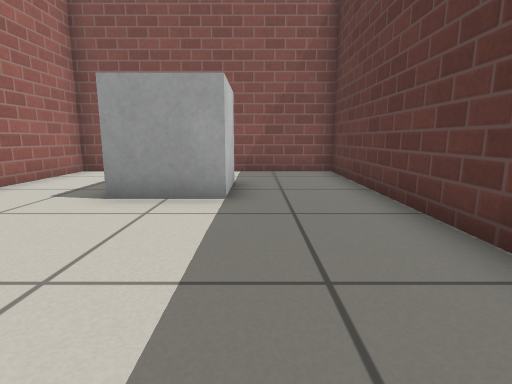
view 1 (above)

18 first-person views from a walk through a world built for the Gazebo simulator. The camera is 0.5 m above the floor, tilts 10° down and sees 80° across. The floor is counted in squares, 0.5 m on a side. Each view is taken from the middle of a square. On the plan, view 1 faces up. The plan holds only what a view shows up to about 12 squares ahead; the rest is blank. Simple patterns stand in for the simulator's built-in surfaces.

view 2
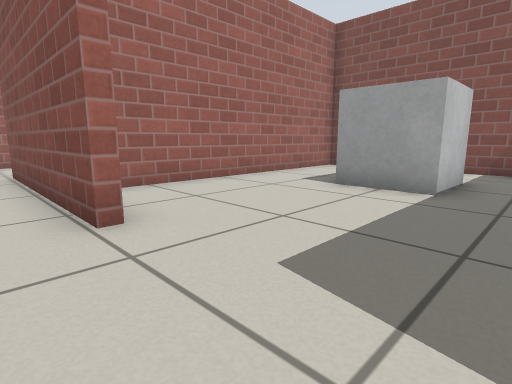

view 3
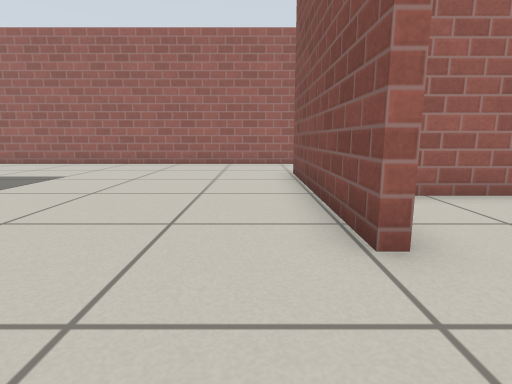

view 4
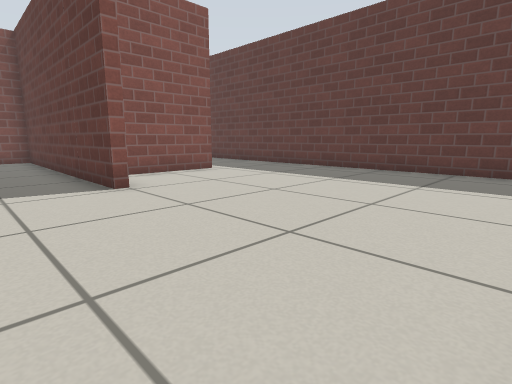

view 5
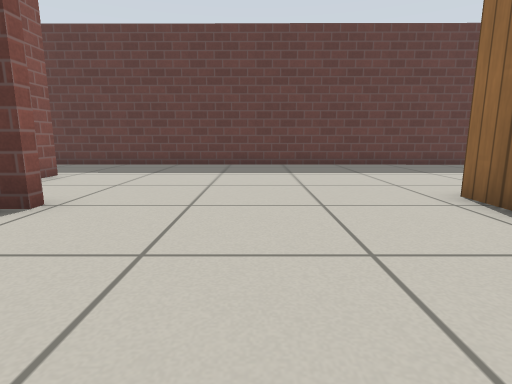

view 6
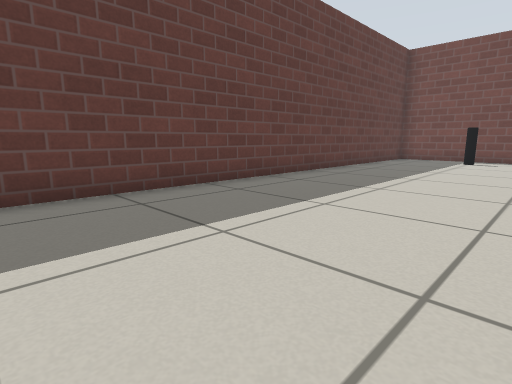

view 7
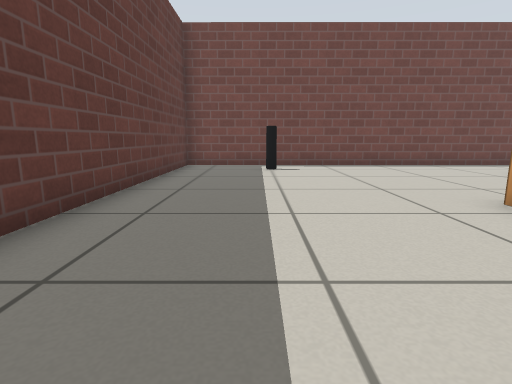

view 8
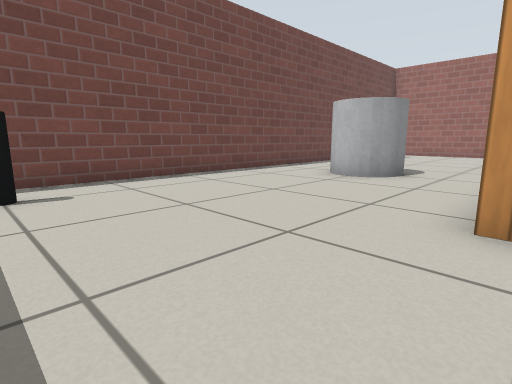

view 9
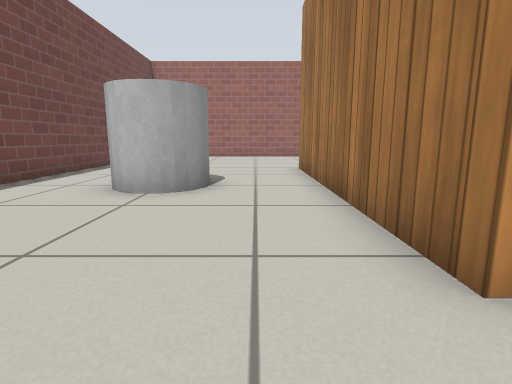

view 10
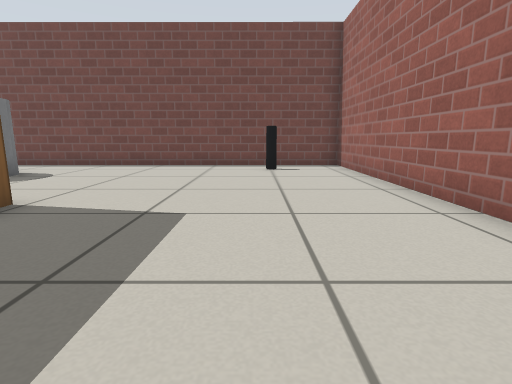

view 11
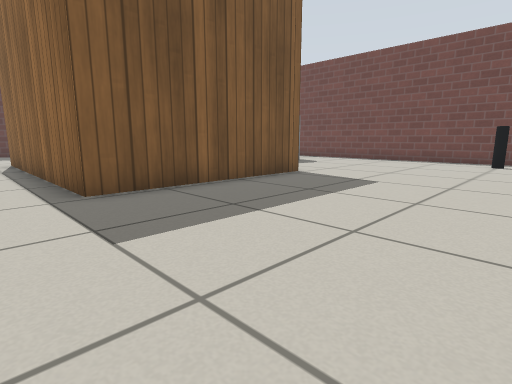

view 12
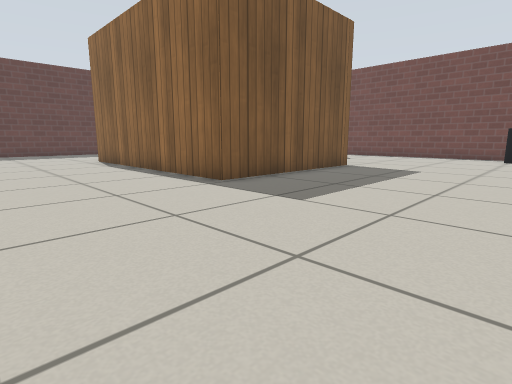

view 13
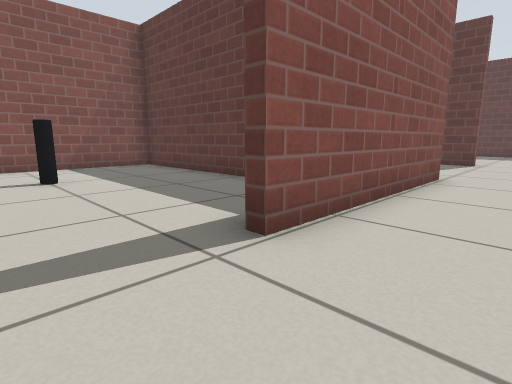

view 14
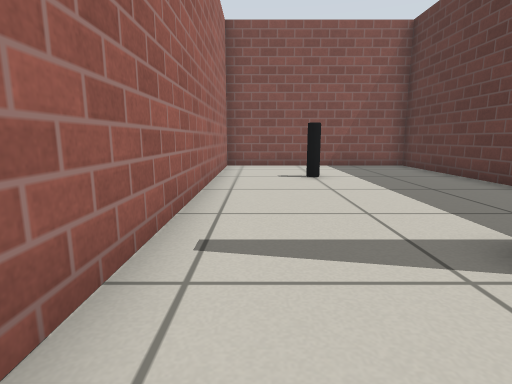

view 15
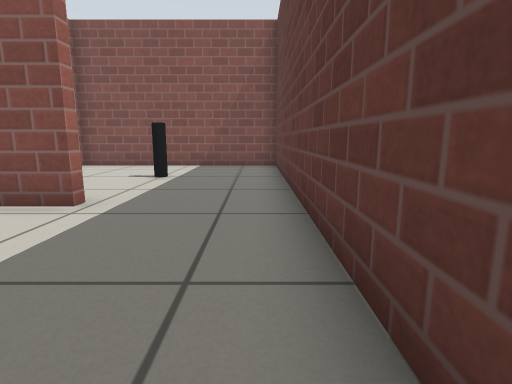

view 16
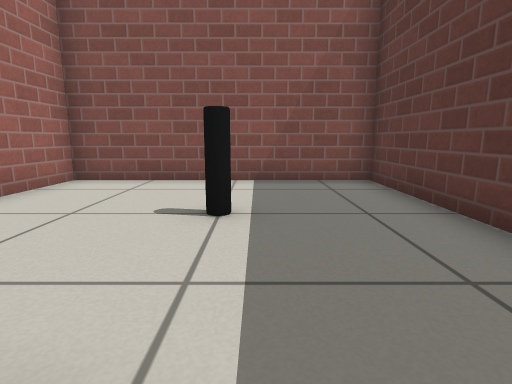

view 17
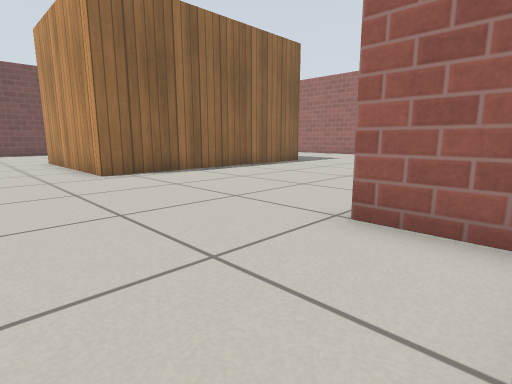

view 18
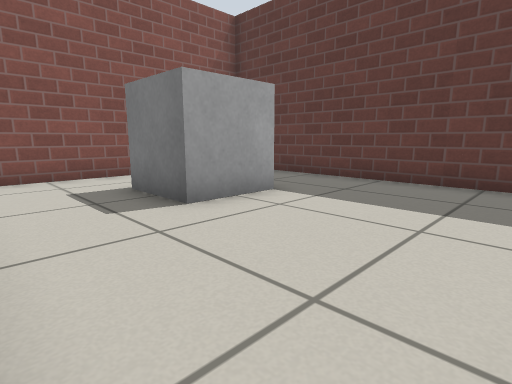

### Floor plan
Ten units are one square. View 1 is at (0, 0); x grows to the right and y downward. Boxes are objects, and circles mark ways between rooms. Rooms are numbered by the first view taken in them; rooms with no view inside come last. Other rooms are left out.
<svg viewBox="-126 -98 228 299">
<path fill="none" stroke="#000" d="M-26 -5 -26 -1M22 -1 23 -93 -53 -93 -53 -14M32 66 32 126 -53 126 -53 66 32 66M-26 -1 -89 -1M25 -17 25 -1 22 -1M64 -24 34 -24M-121 4 -121 195 96 196 97 -26M-56 -37 -56 -93 -121 -93 -121 4M97 -26 97 -93 25 -93 25 -72"/>
<rect x="-25" y="-75" width="20" height="30" fill="#bbb"><title>other object</title></rect>
<rect x="-105" y="175" width="10" height="10" fill="#bbb"><title>other object</title></rect>
<rect x="-25" y="145" width="20" height="30" fill="#bbb"><title>grey cylinder</title></rect>
<rect x="55" y="175" width="10" height="10" fill="#bbb"><title>other object</title></rect>
<rect x="-105" y="-65" width="10" height="10" fill="#bbb"><title>other object</title></rect>
<rect x="55" y="-65" width="10" height="10" fill="#bbb"><title>other object</title></rect>
<circle cx="-5" cy="-2" r="3" fill="#2a7"/>
<circle cx="-100" cy="0" r="3" fill="#2a7"/>
<circle cx="80" cy="-30" r="3" fill="#2a7"/>
<text x="-20" y="-50">1</text>
<text x="-10" y="60">2</text>
<text x="-90" y="-50">3</text>
<text x="60" y="-60">4</text>
</svg>
Room 1 opens to room 2. Room 2 opens to room 3. Room 2 opens to room 4.

Where each view was taken, in squares from view 1:
view 1: 0 up, 0 right, facing up
view 2: 1 down, 1 right, facing up-left
view 3: 1 down, 0 right, facing left
view 4: 6 down, 0 right, facing up-right
view 5: 3 down, 2 left, facing right
view 6: 4 down, 4 right, facing down-right
view 7: 8 down, 7 right, facing down
view 8: 12 down, 7 right, facing down-left
view 9: 14 down, 5 right, facing left
view 10: 8 down, 9 left, facing down
view 11: 5 down, 11 left, facing down-right
view 12: 2 down, 11 left, facing down-right
view 13: 2 down, 11 left, facing up-right
view 14: 2 down, 11 left, facing up
view 15: 2 down, 9 right, facing up
view 16: 2 up, 7 right, facing up
view 17: 2 up, 6 right, facing down-left
view 18: 1 up, 5 left, facing up-right
